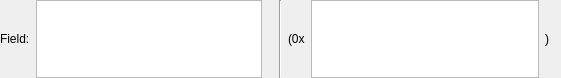
<?xml version="1.0" encoding="UTF-8"?>
<ui version="4.0">
 <class>StringFieldWidget</class>
 <widget class="QWidget" name="StringFieldWidget">
  <property name="geometry">
   <rect>
    <x>0</x>
    <y>0</y>
    <width>561</width>
    <height>78</height>
   </rect>
  </property>
  <property name="windowTitle">
   <string>String Field</string>
  </property>
  <layout class="QHBoxLayout" name="horizontalLayout_3" stretch="1,0,1">
   <property name="leftMargin">
    <number>0</number>
   </property>
   <property name="topMargin">
    <number>0</number>
   </property>
   <property name="rightMargin">
    <number>0</number>
   </property>
   <property name="bottomMargin">
    <number>0</number>
   </property>
   <item>
    <widget class="QWidget" name="m_valueWidget" native="true">
     <layout class="QHBoxLayout" name="horizontalLayout">
      <property name="leftMargin">
       <number>0</number>
      </property>
      <property name="topMargin">
       <number>0</number>
      </property>
      <property name="rightMargin">
       <number>0</number>
      </property>
      <property name="bottomMargin">
       <number>0</number>
      </property>
      <item>
       <widget class="QLabel" name="m_nameLabel">
        <property name="text">
         <string>Field:</string>
        </property>
       </widget>
      </item>
      <item>
       <widget class="QPlainTextEdit" name="m_valuePlainTextEdit">
        <property name="sizeAdjustPolicy">
         <enum>QAbstractScrollArea::AdjustIgnored</enum>
        </property>
       </widget>
      </item>
      <item>
       <spacer name="horizontalSpacer">
        <property name="orientation">
         <enum>Qt::Horizontal</enum>
        </property>
        <property name="sizeHint" stdset="0">
         <size>
          <width>40</width>
          <height>20</height>
         </size>
        </property>
       </spacer>
      </item>
     </layout>
    </widget>
   </item>
   <item>
    <widget class="Line" name="m_sepLine">
     <property name="orientation">
      <enum>Qt::Vertical</enum>
     </property>
    </widget>
   </item>
   <item>
    <widget class="QWidget" name="m_serValueWidget" native="true">
     <layout class="QHBoxLayout" name="horizontalLayout_2">
      <property name="leftMargin">
       <number>0</number>
      </property>
      <property name="topMargin">
       <number>0</number>
      </property>
      <property name="rightMargin">
       <number>0</number>
      </property>
      <property name="bottomMargin">
       <number>0</number>
      </property>
      <item>
       <widget class="QLabel" name="m_serFrontLabel">
        <property name="text">
         <string>(0x</string>
        </property>
       </widget>
      </item>
      <item>
       <widget class="QPlainTextEdit" name="m_serValuePlainTextEdit">
        <property name="sizeAdjustPolicy">
         <enum>QAbstractScrollArea::AdjustIgnored</enum>
        </property>
        <property name="readOnly">
         <bool>true</bool>
        </property>
       </widget>
      </item>
      <item>
       <widget class="QLabel" name="m_serBackLabel">
        <property name="text">
         <string>)</string>
        </property>
       </widget>
      </item>
      <item>
       <spacer name="horizontalSpacer_2">
        <property name="orientation">
         <enum>Qt::Horizontal</enum>
        </property>
        <property name="sizeHint" stdset="0">
         <size>
          <width>40</width>
          <height>20</height>
         </size>
        </property>
       </spacer>
      </item>
     </layout>
    </widget>
   </item>
  </layout>
 </widget>
 <resources/>
 <connections/>
</ui>
